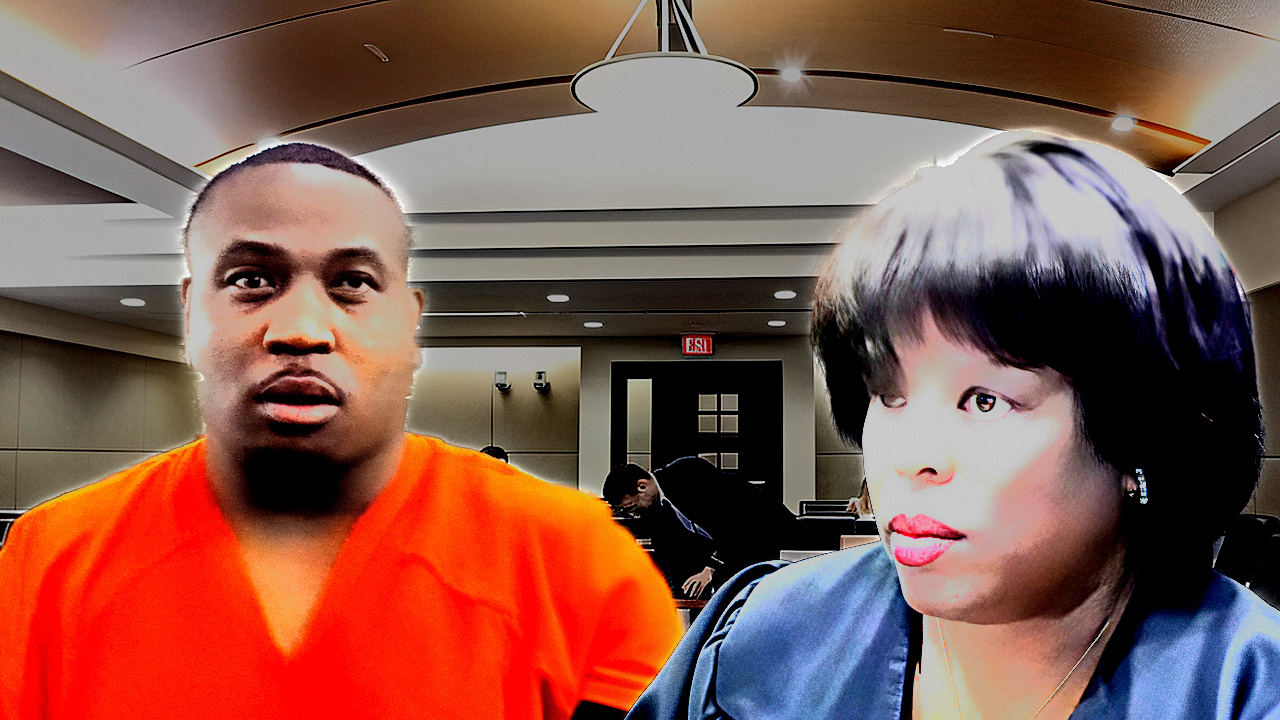
#> input picture tools/fixtures/rejected_2026_09_02/CLAYTON_thumb.photo.jpg, 1280 x 720 px; its folder holds only this picture in this run
$ python -i measure_ct2.py   (imports and definitions only)
#> lines starting #> are read from the running program, lines starting #| are printed output that depends on the picture; after the words box and inside, x2 and y2 are one past the last pixel; in counts of white or black regions, pixels touching at a corner belong together
#> further down, picture is the input picture: shape (720, 1280, 3); mean B, G, R 79.1, 89.3, 133
# -*- coding: utf-8 -*-
"""Pass 2. Detectors tuned to what the 25 images actually contain:
torn-paper seams (ragged white strip), hard butt seams, bottom colour bars,
border frames, arrow colour, text band geometry. Pixels + thumbmeta.json only."""
import io, json, os
import numpy as np, cv2

ROOT = r"C:/Users/natha/Projects/boyd-clips/research/reference/courtroomtime"
THUMBS = os.path.join(ROOT, "thumbs")
OUT = os.path.join(ROOT, "_ctmeas")
# [1 line not run here, left out]


# [74 lines left out: functions masks, seam_scan, bars, border, not called in this run]


def glyphs(bgr):
    hsv = cv2.cvtColor(bgr, cv2.COLOR_BGR2HSV)
#> hsv: shape (720, 1280, 3); mean H, S, V 32.4, 109.6, 139
    Hc = hsv[:, :, 0].astype(int); S = hsv[:, :, 1].astype(int); V = hsv[:, :, 2].astype(int)
#> after `V = hsv[:, :, 2].astype(int)`:
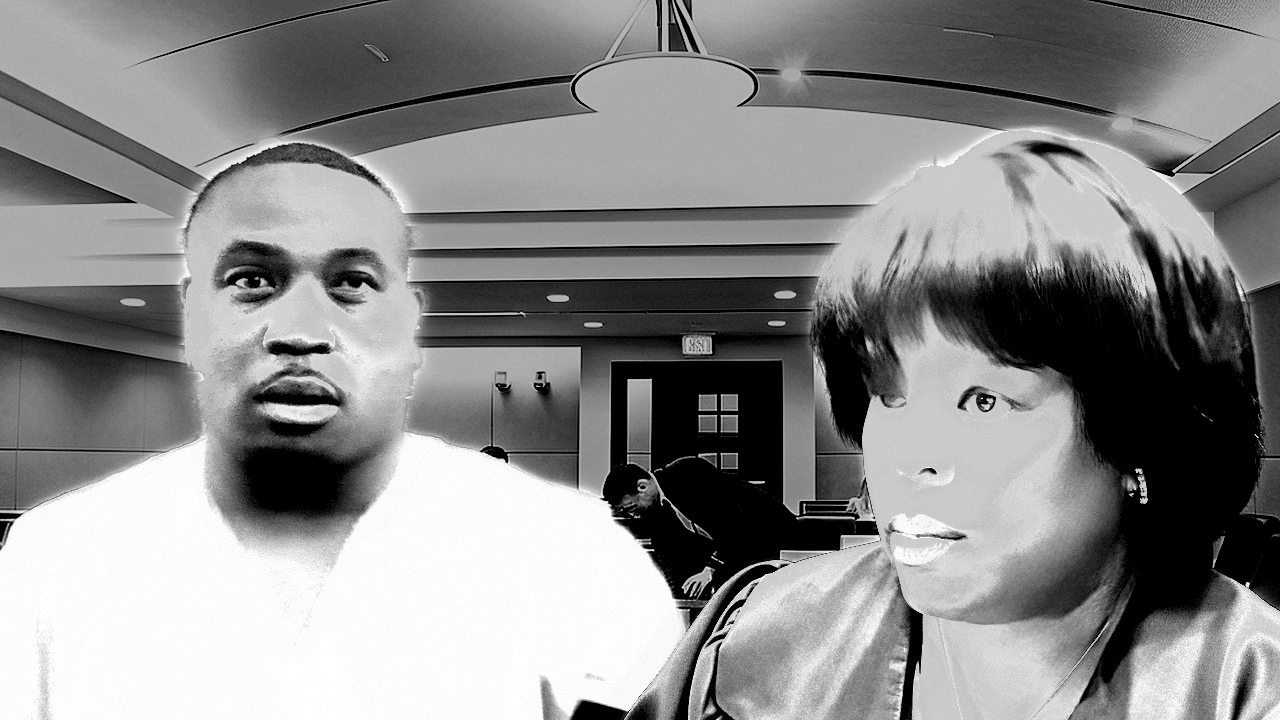
#> V: shape (720, 1280) int64; min 0, max 255, mean 139
    Himg, Wimg = V.shape
#> Himg = 720; Wimg = 1280
    # glyph bodies used by this channel: white, yellow, red, and black-on-yellow
    white = (V > 200) & (S < 55)
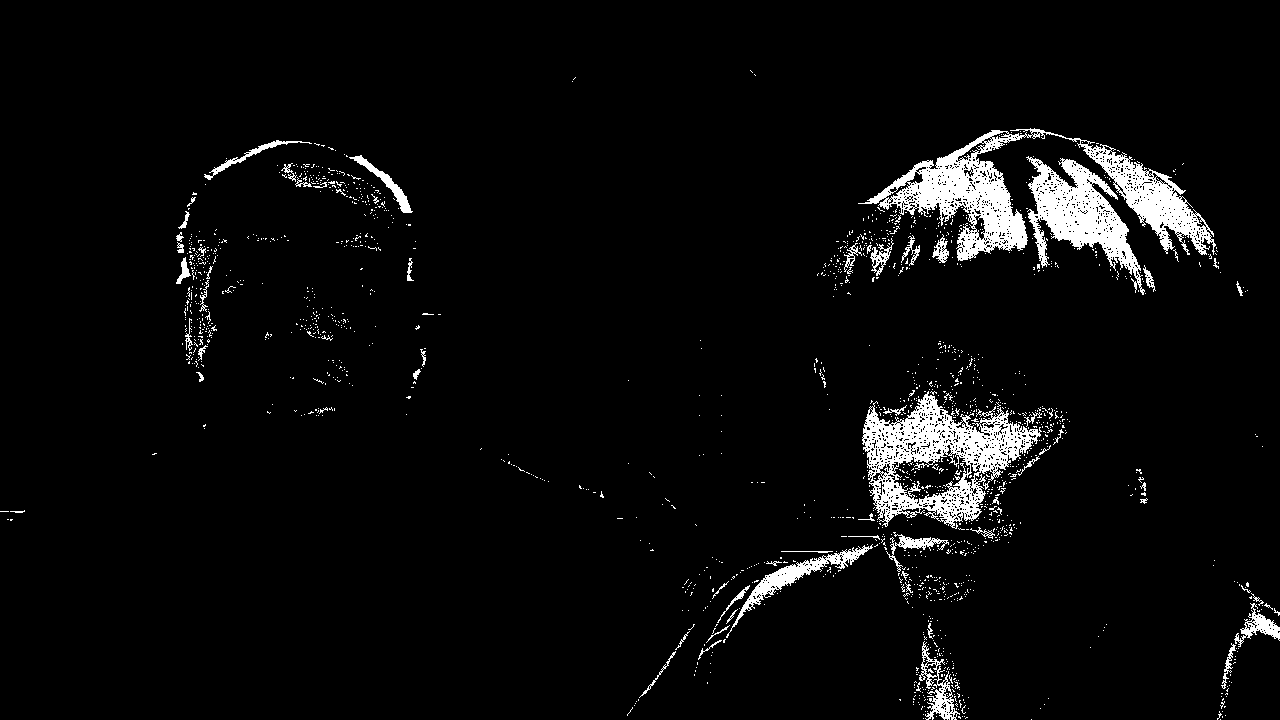
#> white: shape (720, 1280) bool; 4.5% white; 1628 white regions (1560 under 20 px), largest, box (x1, y1, x2, y2) and area: (858, 128, 1216, 261) 12542, (862, 391, 1042, 529) 9901, (1026, 156, 1145, 295) 6308
    yellow = (Hc >= 18) & (Hc <= 36) & (S > 120) & (V > 160)
#> yellow: shape (720, 1280) bool; 0.41% white; 107 white regions (97 under 20 px), largest, box (x1, y1, x2, y2) and area: (507, 463, 609, 520) 1440, (26, 467, 136, 516) 527, (609, 524, 649, 568) 458
    red = (((Hc <= 8) | (Hc >= 172)) & (S > 140) & (V > 110))
#> red: shape (720, 1280) bool; 13.6% white; 522 white regions (497 under 20 px), largest, box (x1, y1, x2, y2) and area: (0, 441, 662, 720) 119852, (966, 547, 1075, 625) 1325, (242, 323, 311, 362) 705
    black = (V < 60)
#> black: shape (720, 1280) bool; 19.3% white; 864 white regions (769 under 20 px), largest, box (x1, y1, x2, y2) and area: (924, 231, 1280, 704) 67935, (602, 360, 879, 601) 33401, (411, 277, 898, 449) 29269
    out = []
    Vf = V.astype(np.float32)
    for name, m in (("white", white), ("yellow", yellow), ("red", red), ("black", black)):
        cand = cv2.morphologyEx(m.astype(np.uint8), cv2.MORPH_OPEN, np.ones((2, 2), np.uint8))
        n, lab, st, ct = cv2.connectedComponentsWithStats(cand, 8)
        for i in range(1, n):
            x, y, w, h, a = st[i]
            if h < 22 or h > 0.42 * Himg: continue
            if w < 6 or w > 0.55 * Wimg: continue
            if a < 250: continue
            ar = w / float(h)
            if ar < 0.12 or ar > 3.2: continue
            fill = a / float(w * h)
            if fill < 0.18 or fill > 0.95: continue
            pad = max(4, int(h * 0.16))
            x0, y0 = max(0, x - pad), max(0, y - pad)
            x1, y1 = min(Wimg, x + w + pad), min(Himg, y + h + pad)
            subm = (lab[y0:y1, x0:x1] == i)
            ringm = cv2.dilate(subm.astype(np.uint8), np.ones((2 * pad + 1, 2 * pad + 1), np.uint8)).astype(bool) & (~subm)
            rv = Vf[y0:y1, x0:x1][ringm]
            bv = Vf[y0:y1, x0:x1][subm]
            if rv.size < 40: continue
            contrast = abs(float(bv.mean()) - float(np.median(rv)))
            if contrast < 55: continue
            out.append(dict(x=int(x), y=int(y), w=int(w), h=int(h), a=int(a), col=name))
#> this loop made 4 passes
#> (name, n) on passes 1 to 4: ('white', 380), ('yellow', 33), ('red', 127), ('black', 305)
#> pass 1, in glyphs, `n, lab, st, ct = cv2.connectedComponentsWithStats(cand, 8)`:
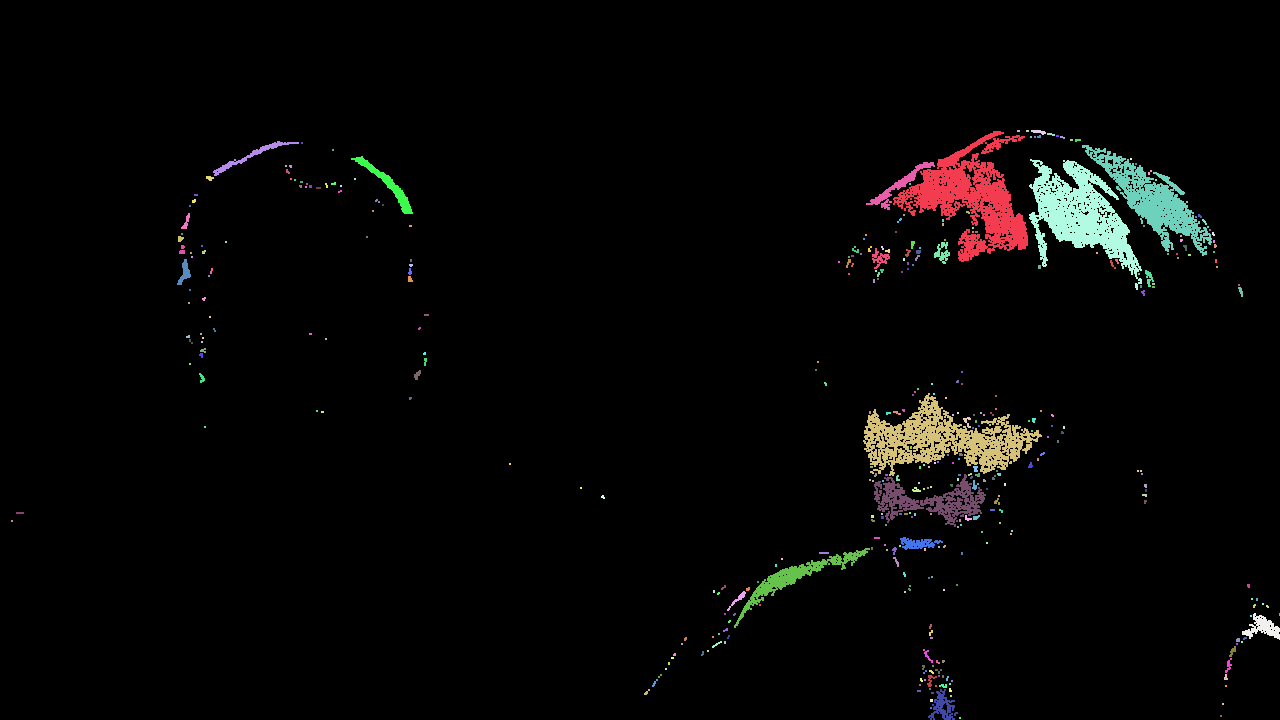
#> lab: shape (720, 1280) int32; 380 distinct labels, from 0 to 379; one colour per label, 0 black
#> after the loop:
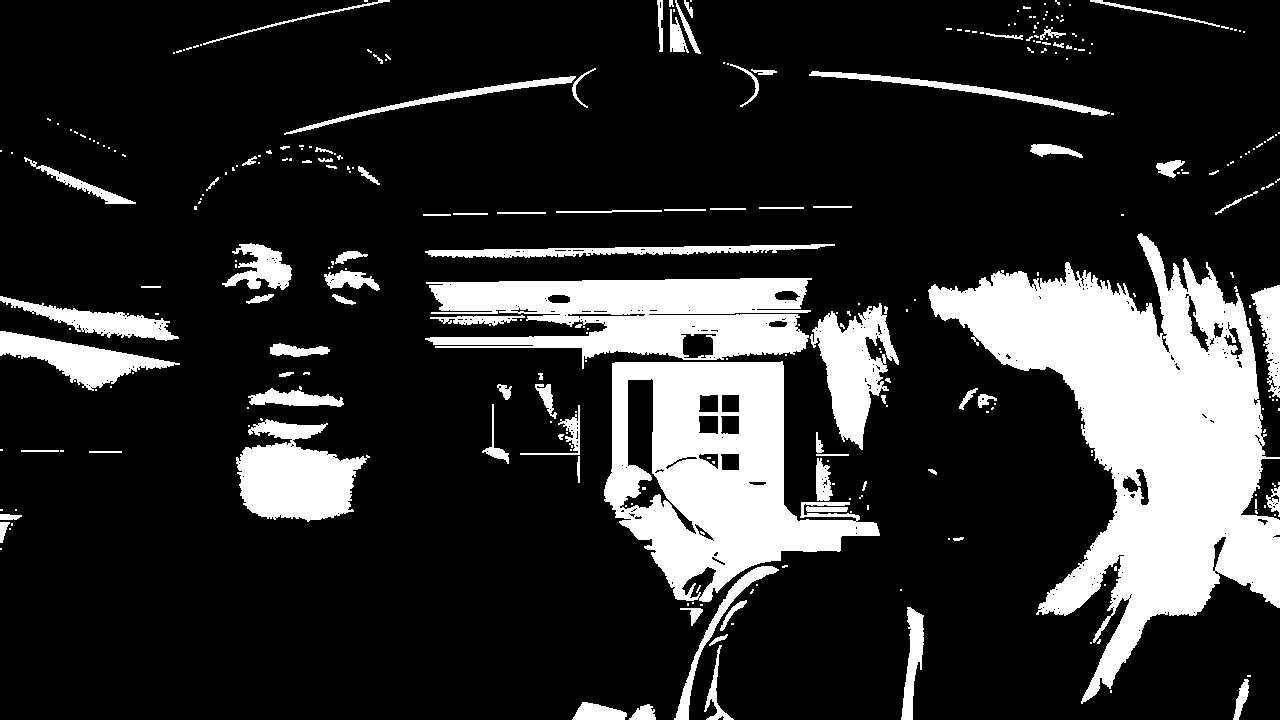
#> cand: shape (720, 1280); values 0 (black) and 1 (white), 18.6% white; 304 white regions (211 under 20 px), largest, box (x1, y1, x2, y2) and area: (928, 233, 1280, 704) 67053, (604, 361, 880, 602) 33083, (425, 278, 812, 369) 21867
#> after the loop, out = 10 items
    # de-dup overlapping boxes from different colour masks
    out.sort(key=lambda g: -g["a"])
    keep = []
    for g in out:
        ok = True
        for k in keep:
            ix = max(0, min(g["x"] + g["w"], k["x"] + k["w"]) - max(g["x"], k["x"]))
            iy = max(0, min(g["y"] + g["h"], k["y"] + k["h"]) - max(g["y"], k["y"]))
            if ix * iy > 0.55 * min(g["w"] * g["h"], k["w"] * k["h"]):
                ok = False; break
        if ok: keep.append(g)
#> this loop made 10 passes
#> after the loop, keep = 9 items
    return keep


# [54 lines left out: functions textlines, blobs, colour, not called in this run]


rows = []
# [50 lines not run here, left out]

>>> import cv2
>>> picture = cv2.imread('../../../../tools/fixtures/rejected_2026_09_02/CLAYTON_thumb.photo.jpg')
>>> result = glyphs(picture)
#> result = 9 items

$ run again, on tools/fixtures/rejected_2026_09_02/GARCIA_J_thumb.jpg
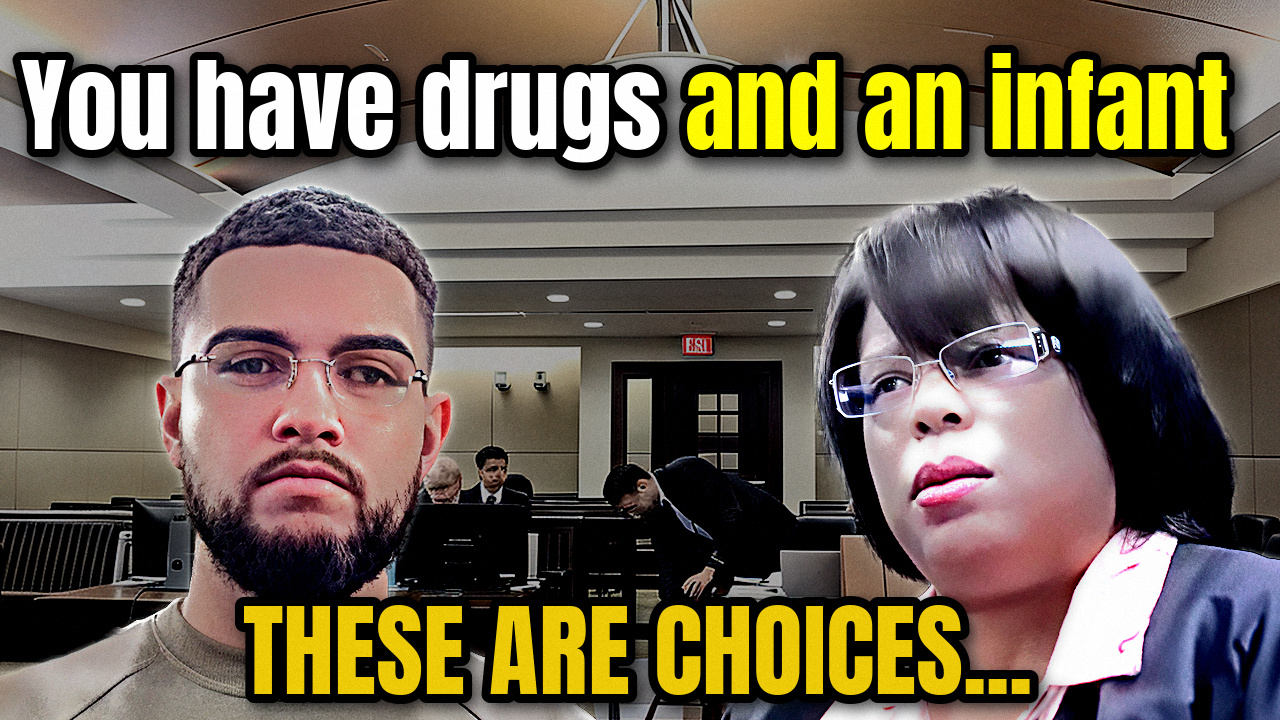
#> input picture tools/fixtures/rejected_2026_09_02/GARCIA_J_thumb.jpg, 1280 x 720 px
#> picture is the input picture: shape (720, 1280, 3); mean B, G, R 83.7, 100.8, 112.9
#> hsv: shape (720, 1280, 3); mean H, S, V 46.3, 80.4, 115.7
#> white: shape (720, 1280) bool; 7.1% white; 733 white regions (659 under 20 px), largest, box (x1, y1, x2, y2) and area: (1044, 532, 1177, 685) 11438, (873, 322, 1049, 508) 11041, (563, 72, 609, 162) 3190
#> yellow: shape (720, 1280) bool; 7.3% white; 30 white regions, largest, box (x1, y1, x2, y2) and area: (543, 606, 586, 694) 3163, (287, 606, 330, 694) 3145, (706, 606, 749, 694) 3145
#> red: shape (720, 1280) bool; 0.39% white; 331 white regions (304 under 20 px), largest, box (x1, y1, x2, y2) and area: (1005, 551, 1100, 596) 463, (439, 399, 450, 445) 309, (683, 335, 712, 354) 226
#> black: shape (720, 1280) bool; 26.8% white; 1507 white regions (1362 under 20 px), largest, box (x1, y1, x2, y2) and area: (0, 292, 1039, 720) 130444, (1007, 265, 1280, 557) 29972, (679, 45, 1280, 177) 21802
#> the loop in glyphs, `for name, m in (("white", white), ("yellow", yellow), ("red", red), ("..` made 4 passes
#> (name, n) on passes 1 to 4: ('white', 229), ('yellow', 31), ('red', 83), ('black', 583)
#> pass 1, in glyphs, `n, lab, st, ct = cv2.connectedComponentsWithStats(cand, 8)`:
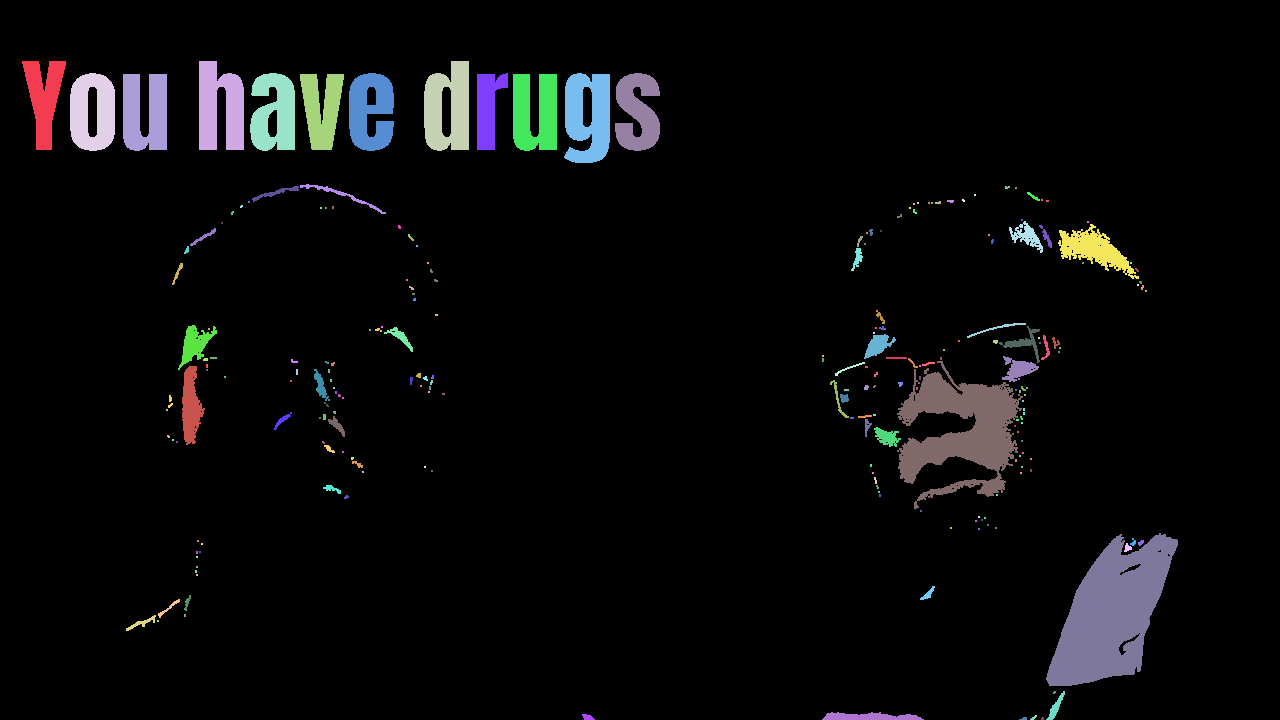
#> lab: shape (720, 1280) int32; 229 distinct labels, from 0 to 228; one colour per label, 0 black
#> after the loop in glyphs, `for name, m in (("white", white), ("yellow", yellow), ("red", red), ("..`:
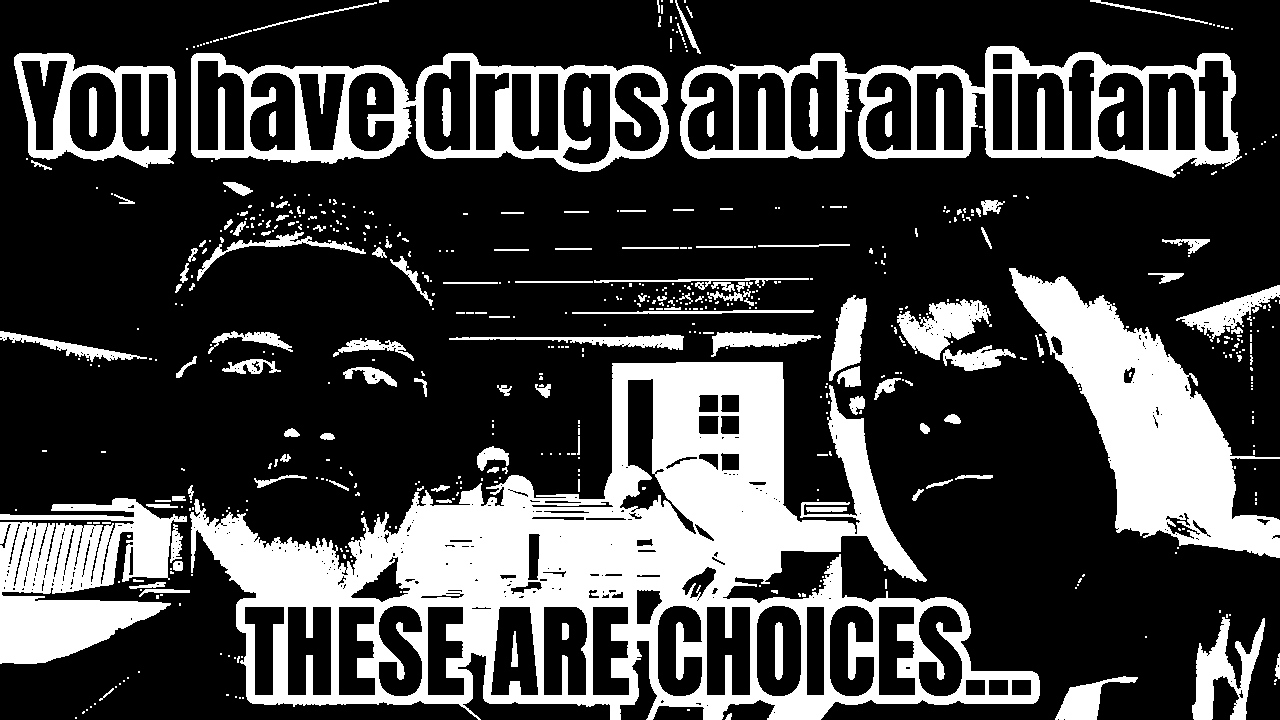
#> cand: shape (720, 1280); values 0 (black) and 1 (white), 25.8% white; 582 white regions (437 under 20 px), largest, box (x1, y1, x2, y2) and area: (190, 362, 1040, 720) 108372, (1009, 268, 1280, 558) 29634, (680, 46, 1242, 178) 21538
#> after the loop in glyphs, `for name, m in (("white", white), ("yellow", yellow), ("red", red), ("..`: out = 49 items
#> the loop in glyphs, `for g in out:` made 49 passes
#> after the loop in glyphs, `for g in out:`: keep = 42 items
